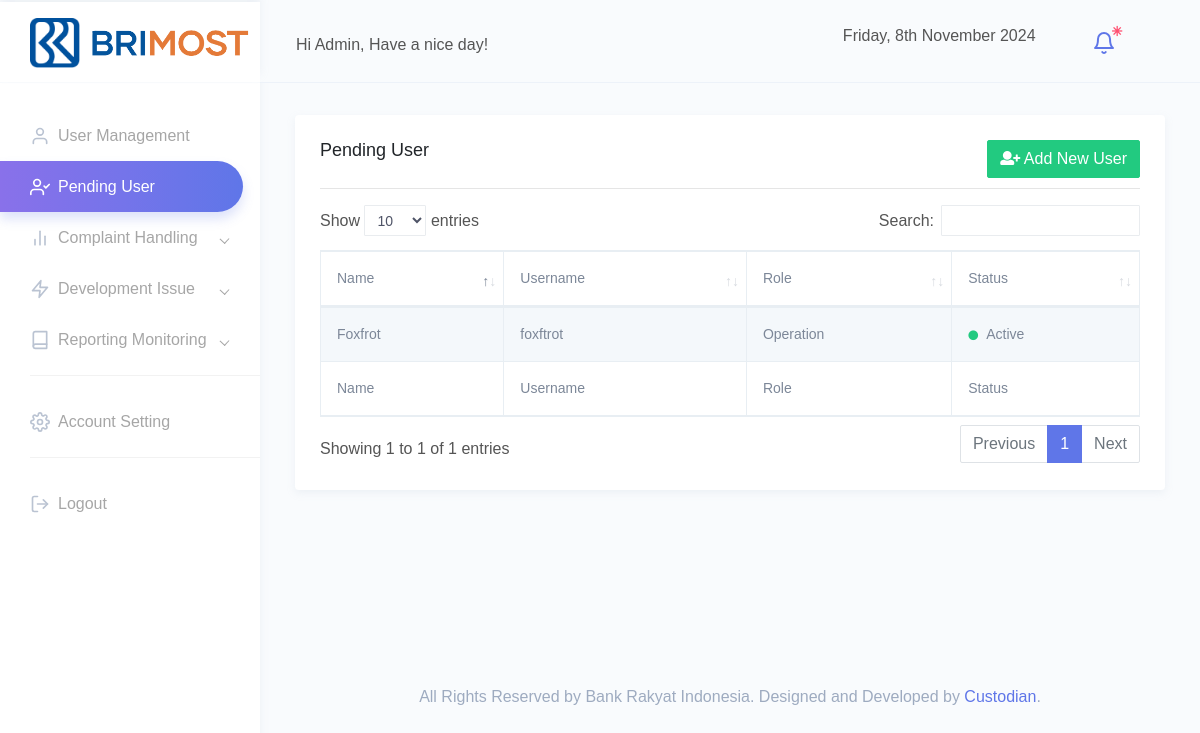
The page /dashboard/pendinguser.php (signed in) on the database its author committed.
### tables this page shows
CREATE TABLE `users` (
  `id` int(11) NOT NULL,
  `name` varchar(255) NOT NULL,
  `username` varchar(255) NOT NULL,
  `password` varchar(255) NOT NULL,
  `role` varchar(255) NOT NULL,
  `reset_pass` int(1) NOT NULL DEFAULT 1,
  `status` int(1) NOT NULL DEFAULT 1,
  `login_time` int(3) NOT NULL DEFAULT 0,
  `is_approved` int(1) NOT NULL DEFAULT 0,
  `created_at` timestamp NOT NULL DEFAULT current_timestamp(),
  `updated_at` timestamp NOT NULL DEFAULT current_timestamp(),
  `oldrole` varchar(255) NOT NULL
);

### dashboard/pendinguser.php (the view, shortened to what this page needs)
<?php
require('../function.php');
?>
<!DOCTYPE html>
<html lang="en">
<head>
    <link href="../src/assets/extra-libs/datatables.net-bs4/css/dataTables.bootstrap4.css" rel="stylesheet">
    <?php include "../partials/head.php"; ?>
</head>
<body>
    <div id="main-wrapper" data-theme="light" data-layout="vertical" data-navbarbg="skin6" data-sidebartype="full" data-sidebar-position="fixed" data-header-position="fixed" data-boxed-layout="full">
        <?php include "../partials/navbar.php" ?>
        <?php include "../partials/sidebar.php" ?>
        <div class="page-wrapper">
            <div class="container-fluid">
                <div class="row">
                    <div class="col-md-12">
                        <div class="card">
                            <div class="card-body">
                                <h4 class="card-title float-left">Pending User</h4>
                                <?php if ($_SESSION['role'] == 'admin') { ?>
                                    <div class="btn-group float-right">
                                        <div class="float-right">
                                            <a href="adduser.php" class="btn btn-success"><i class="fas fa-user-plus"></i> Add New User</a>
                                        </div>
                                    </div>
                                <?php } ?>
                                <hr class="mt-5">
                                <div class="table-responsive">
                                    <table style="font-size: 14px;" id="myTable" class="table table-striped table-bordered no-wrap">
                                        <thead>
                                            <tr>
                                                <th>Name</th>
                                                <th>Username</th>
                                                <th>Role</th>
                                                <th>Status</th>
                                            </tr>
                                        </thead>
                                        <tbody>
                                            <?php
                                            $sql = mysqli_query($conn, "SELECT * FROM users WHERE `role` <> 'admin' AND `role` <> 'admin' AND is_approved <> 1");
                                            while ($data = mysqli_fetch_array($sql)) {
                                            ?>
                                                <tr>
                                                    <td><?= $data[1]; ?></td>
                                                    <td><?= $data[2]; ?></td>
                                                    <td><?= $data[4]; ?></td>
                                                    <td>
                                                        <?php
                                                        if ($data[6] == 1) {
                                                            echo "<i class='fas fa-circle text-success font-10 mr-2'></i>Active";
                                                        } elseif ($data[6] == 2) {
                                                            echo "<i class='fas fa-circle text-warning font-10 mr-2'></i>Locked";
                                                        } else {
                                                            echo "<i class='fas fa-circle text-danger font-10 mr-2'></i>Disabled";
                                                        }
                                                        ?>
                                                    </td>
                                                </tr>
                                            <?php } ?>
                                        </tbody>
                                        <tfoot>
                                            <tr>
                                                <th>Name</th>
                                                <th>Username</th>
                                                <th>Role</th>
                                                <th>Status</th>
                                        </tfoot>
                                    </table>
                                </div>
                            </div>
                        </div>
                    </div>
                </div>
            </div>
            <footer class="footer text-center text-muted">
                All Rights Reserved by Bank Rakyat Indonesia. Designed and Developed by <a href="#">Custodian</a>.
            </footer>
        </div>
    </div>
</body>
</html>

### rows shown on the page
users: name "Foxfrot", username "foxftrot", role "Operation", status 1 (drawn)

### other values the page prints
$_SESSION['name'] "Admin"
